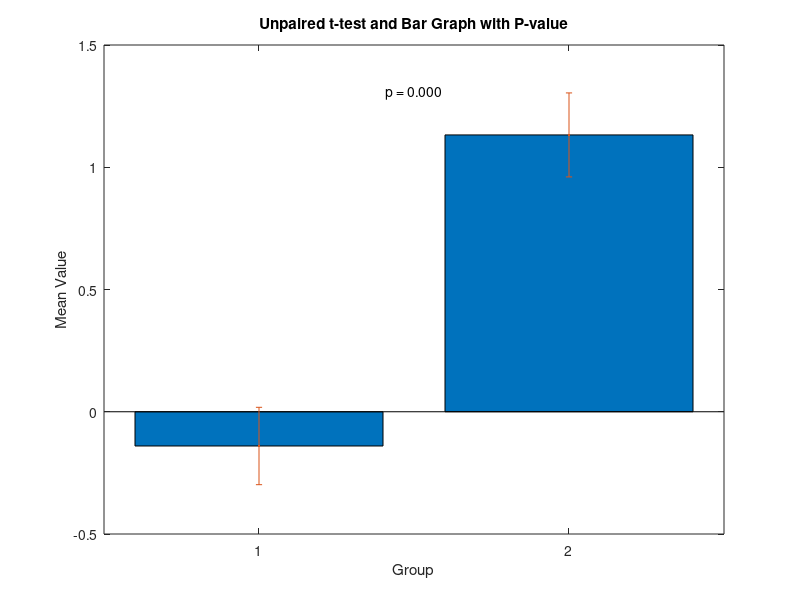

Here is the MATLAB script that generated this plot:
% Sample data
data1 = randn(30,1); % Random data for group 1
data2 = randn(30,1) + 1; % Random data for group 2 (with a different mean)

% Unpaired t-test
[h, p, ci, stats] = ttest2(data1, data2);

% Bar graph
means = [mean(data1), mean(data2)];
errors = [std(data1)/sqrt(length(data1)), std(data2)/sqrt(length(data2))];
bar(means);
hold on;
errorbar(means, errors, '.');
hold off;

% Display p-value
p_value_text = sprintf('p = %.3f', p);
text(1.5, max(means) + max(errors), p_value_text, 'HorizontalAlignment', 'center');

% Labels and Title
xlabel('Group');
ylabel('Mean Value');
title('Unpaired t-test and Bar Graph with P-value');